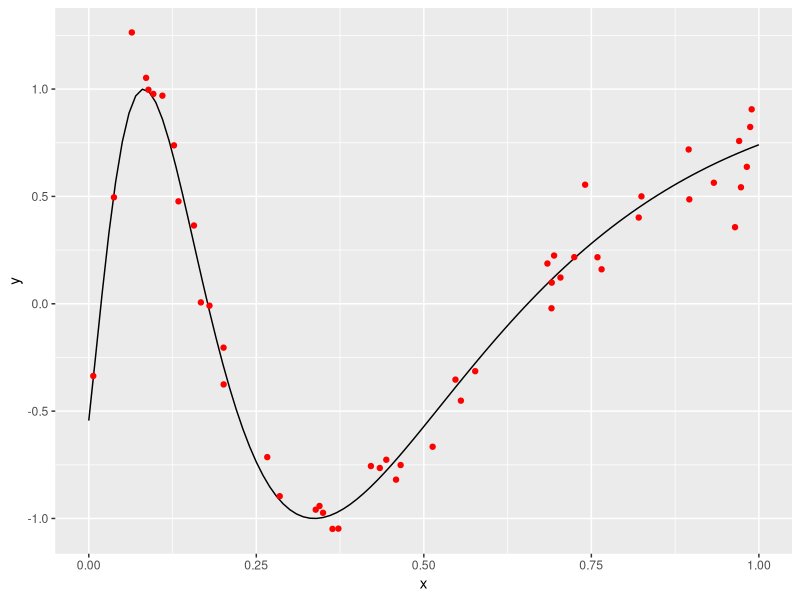
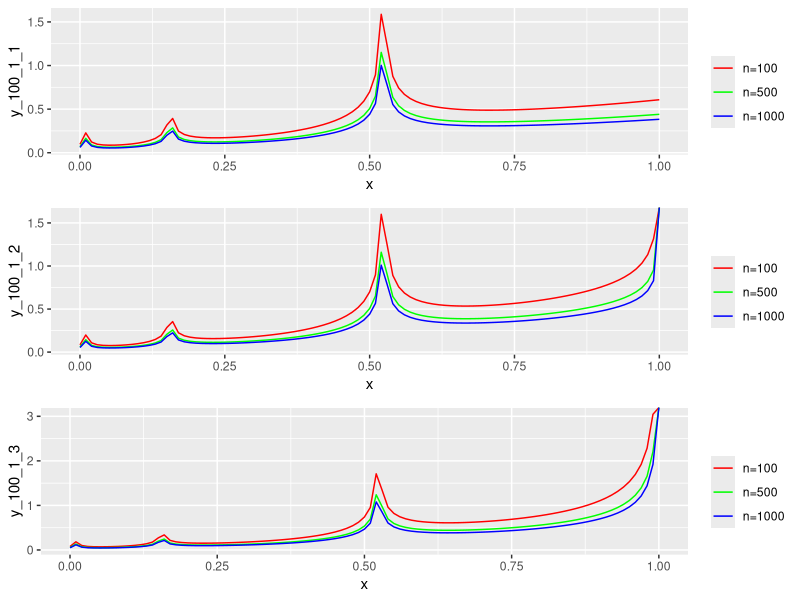
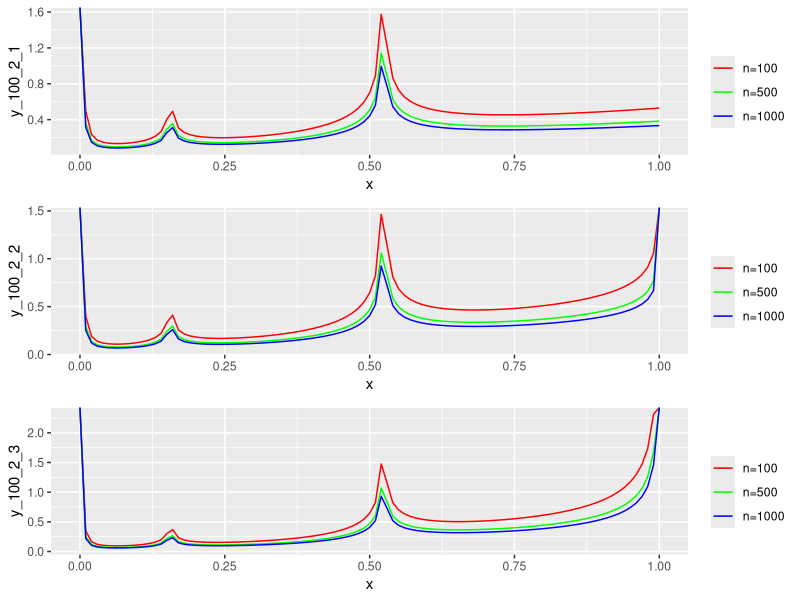
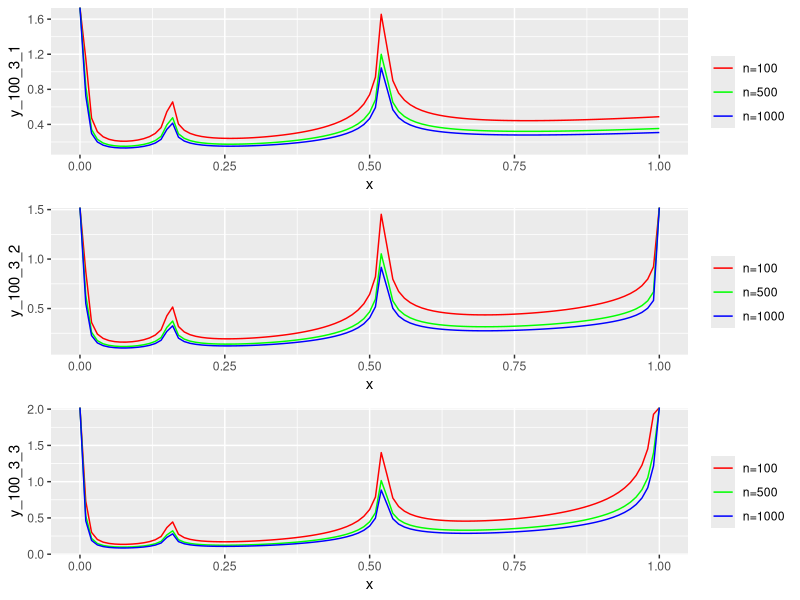

Write the R code that produced these figures, in order.
## ---- chunk 1
knitr::opts_chunk$set(echo = FALSE)
## ---- chunk 2
library(ggplot2)
library(ggpubr)

b <- function(x){
  dbeta(x, shape1=1, shape2=1)
}

x_lin <- seq(0, 1, by=0.01)

m <- function(x){
  return(sin(1/(x/3 + 0.1)))
}

y_lin <- m(x_lin)
df1 <- data.frame(x=x_lin, y=y_lin)

n = 50
x <- rbeta(n, 1, 1)
e <- rnorm(n, 0, 0.1)
y <- m(x) + e
df2 <- data.frame(x=x, y=y)

ggplot(df1, aes(x, y)) + 
   geom_line() +
   geom_point(data = df2, color = "red")
## ---- chunk 3

h_opt <- function(x, shape1, shape2, n) {
  ddxxm <- ((6*x + 1.8)*cos(3/(x+0.3)) - 9*sin(3/(x+0.3)))/((x+0.3)^4)
  denom <- (ddxxm * (1/12)) ^2 * dbeta(x, shape1, shape2)
  return(n^(-1/5) * (1/denom)^(1/5))
}


x <- seq(from=0, to=1, by=0.01)
df <- data.frame(x=x)

  
y100 <- h_opt(x, 1, 1, 100)
y500 <- h_opt(x, 1, 1, 500)
y1000 <- h_opt(x, 1, 1, 1000)
df_ <- data.frame(y_100_1_1=y100,
                 y_500_1_1=y500,
                 y_1000_1_1=y1000)
df <- cbind(df, df_)

y100 <- h_opt(x, 1, 2, 100)
y500 <- h_opt(x, 1, 2, 500)
y1000 <- h_opt(x, 1, 2, 1000)
df_ <- data.frame(y_100_1_2=y100,
                  y_500_1_2=y500,
                  y_1000_1_2=y1000)
df <- cbind(df, df_)

y100 <- h_opt(x, 1, 3, 100)
y500 <- h_opt(x, 1, 3, 500)
y1000 <- h_opt(x, 1, 3, 1000)
df_ <- data.frame(y_100_1_3=y100,
                  y_500_1_3=y500,
                  y_1000_1_3=y1000)
df <- cbind(df, df_)

plot1 <- ggplot(data=df, aes(x=x)) + 
  geom_line(aes(y = y_100_1_1, colour="n=100")) + 
  geom_line(aes(y = y_500_1_1, colour="n=500")) +
  geom_line(aes(y = y_1000_1_1, colour="n=1000")) +
  scale_colour_manual("", 
                      breaks = c("n=100", "n=500", "n=1000"),
                      values = c("red", "green", "blue"))

plot2 <- ggplot(data=df, aes(x=x)) + 
  geom_line(aes(y = y_100_1_2, colour="n=100")) + 
  geom_line(aes(y = y_500_1_2, colour="n=500")) +
  geom_line(aes(y = y_1000_1_2, colour="n=1000")) +
  scale_colour_manual("", 
                      breaks = c("n=100", "n=500", "n=1000"),
                      values = c("red", "green", "blue"))

plot3 <- ggplot(data=df, aes(x=x)) + 
  geom_line(aes(y = y_100_1_3, colour="n=100")) + 
  geom_line(aes(y = y_500_1_3, colour="n=500")) +
  geom_line(aes(y = y_1000_1_3, colour="n=1000")) +
  scale_colour_manual("", 
                      breaks = c("n=100", "n=500", "n=1000"),
                      values = c("red", "green", "blue"))

ggarrange(plot1, plot2, plot3, ncol=1)
## ---- chunk 4
h_opt <- function(x, shape1, shape2, n) {
  ddxxm <- ((6*x + 1.8)*cos(3/(x+0.3)) - 9*sin(3/(x+0.3)))/((x+0.3)^4)
  denom <- (ddxxm * (1/12)) ^2 * dbeta(x, shape1, shape2)
  return(n^(-1/5) * (1/denom)^(1/5))
}


x <- seq(from=0, to=1, by=0.01)
df <- data.frame(x=x)

  
y100 <- h_opt(x, 2, 1, 100)
y500 <- h_opt(x, 2, 1, 500)
y1000 <- h_opt(x, 2, 1, 1000)
df_ <- data.frame(y_100_2_1=y100,
                 y_500_2_1=y500,
                 y_1000_2_1=y1000)
df <- cbind(df, df_)

y100 <- h_opt(x, 2, 2, 100)
y500 <- h_opt(x, 2, 2, 500)
y1000 <- h_opt(x, 2, 2, 1000)
df_ <- data.frame(y_100_2_2=y100,
                  y_500_2_2=y500,
                  y_1000_2_2=y1000)
df <- cbind(df, df_)

y100 <- h_opt(x, 2, 3, 100)
y500 <- h_opt(x, 2, 3, 500)
y1000 <- h_opt(x, 2, 3, 1000)
df_ <- data.frame(y_100_2_3=y100,
                  y_500_2_3=y500,
                  y_1000_2_3=y1000)
df <- cbind(df, df_)

plot1 <- ggplot(data=df, aes(x=x)) + 
  geom_line(aes(y = y_100_2_1, colour="n=100")) + 
  geom_line(aes(y = y_500_2_1, colour="n=500")) +
  geom_line(aes(y = y_1000_2_1, colour="n=1000")) +
  scale_colour_manual("", 
                      breaks = c("n=100", "n=500", "n=1000"),
                      values = c("red", "green", "blue"))

plot2 <- ggplot(data=df, aes(x=x)) + 
  geom_line(aes(y = y_100_2_2, colour="n=100")) + 
  geom_line(aes(y = y_500_2_2, colour="n=500")) +
  geom_line(aes(y = y_1000_2_2, colour="n=1000")) +
  scale_colour_manual("", 
                      breaks = c("n=100", "n=500", "n=1000"),
                      values = c("red", "green", "blue"))

plot3 <- ggplot(data=df, aes(x=x)) + 
  geom_line(aes(y = y_100_2_3, colour="n=100")) + 
  geom_line(aes(y = y_500_2_3, colour="n=500")) +
  geom_line(aes(y = y_1000_2_3, colour="n=1000")) +
  scale_colour_manual("", 
                      breaks = c("n=100", "n=500", "n=1000"),
                      values = c("red", "green", "blue"))

ggarrange(plot1, plot2, plot3, ncol=1)
## ---- chunk 5
h_opt <- function(x, shape1, shape2, n) {
  ddxxm <- ((6*x + 1.8)*cos(3/(x+0.3)) - 9*sin(3/(x+0.3)))/((x+0.3)^4)
  denom <- (ddxxm * (1/12)) ^2 * dbeta(x, shape1, shape2)
  return(n^(-1/5) * (1/denom)^(1/5))
}


x <- seq(from=0, to=1, by=0.01)
df <- data.frame(x=x)

  
y100 <- h_opt(x, 3, 1, 100)
y500 <- h_opt(x, 3, 1, 500)
y1000 <- h_opt(x, 3, 1, 1000)
df_ <- data.frame(y_100_3_1=y100,
                 y_500_3_1=y500,
                 y_1000_3_1=y1000)
df <- cbind(df, df_)

y100 <- h_opt(x, 3, 2, 100)
y500 <- h_opt(x, 3, 2, 500)
y1000 <- h_opt(x, 3, 2, 1000)
df_ <- data.frame(y_100_3_2=y100,
                  y_500_3_2=y500,
                  y_1000_3_2=y1000)
df <- cbind(df, df_)

y100 <- h_opt(x, 3, 3, 100)
y500 <- h_opt(x, 3, 3, 500)
y1000 <- h_opt(x, 3, 3, 1000)
df_ <- data.frame(y_100_3_3=y100,
                  y_500_3_3=y500,
                  y_1000_3_3=y1000)
df <- cbind(df, df_)

plot1 <- ggplot(data=df, aes(x=x)) + 
  geom_line(aes(y = y_100_3_1, colour="n=100")) + 
  geom_line(aes(y = y_500_3_1, colour="n=500")) +
  geom_line(aes(y = y_1000_3_1, colour="n=1000")) +
  scale_colour_manual("", 
                      breaks = c("n=100", "n=500", "n=1000"),
                      values = c("red", "green", "blue"))

plot2 <- ggplot(data=df, aes(x=x)) + 
  geom_line(aes(y = y_100_3_2, colour="n=100")) + 
  geom_line(aes(y = y_500_3_2, colour="n=500")) +
  geom_line(aes(y = y_1000_3_2, colour="n=1000")) +
  scale_colour_manual("", 
                      breaks = c("n=100", "n=500", "n=1000"),
                      values = c("red", "green", "blue"))

plot3 <- ggplot(data=df, aes(x=x)) + 
  geom_line(aes(y = y_100_3_3, colour="n=100")) + 
  geom_line(aes(y = y_500_3_3, colour="n=500")) +
  geom_line(aes(y = y_1000_3_3, colour="n=1000")) +
  scale_colour_manual("", 
                      breaks = c("n=100", "n=500", "n=1000"),
                      values = c("red", "green", "blue"))

ggarrange(plot1, plot2, plot3, ncol=1)
